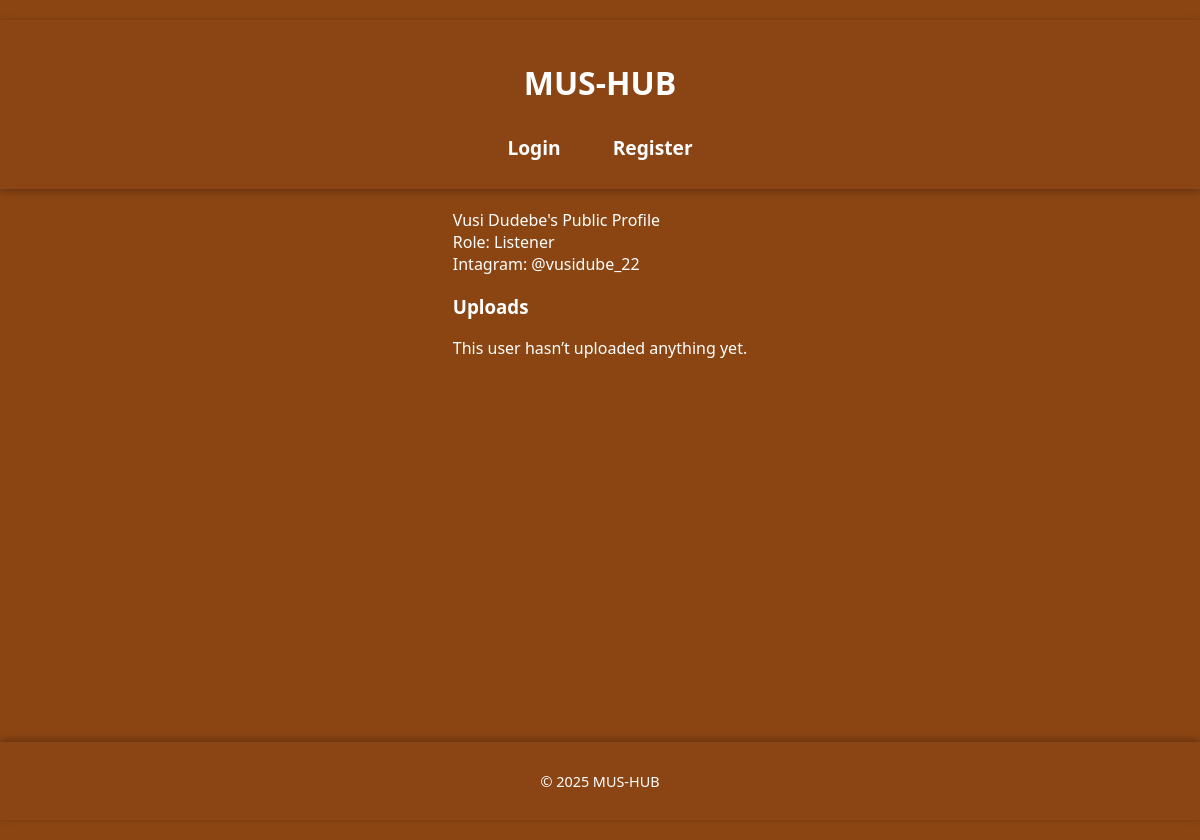
The page /user/3 on the database as committed earlier.
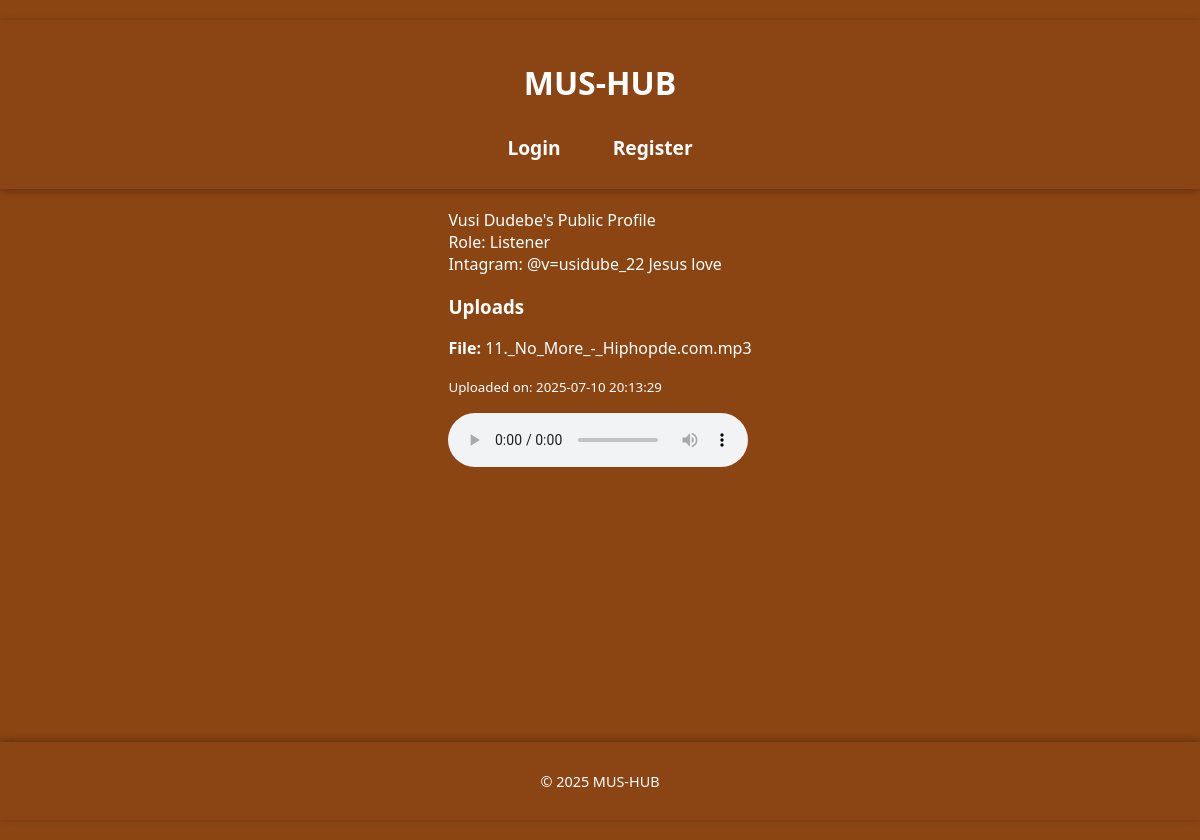
The same page on the database as committed later.
### app.py (models this page shows)
class User(db.Model):
    UserID = db.Column(db.Integer, primary_key=True)
    Username = db.Column(db.String(80), nullable=False)
    Email = db.Column(db.String(120), unique=True, nullable=False)
    Password = db.Column(db.String(200), nullable=False)
    Role = db.Column(db.String(20), nullable=False)
    Bio = db.Column(db.String(500))
    comments = db.relationship('Comment', backref='author', lazy=True)

class Content(db.Model):
    ContentID = db.Column(db.Integer, primary_key=True)
    UserID = db.Column(db.Integer, db.ForeignKey('user.UserID'), nullable=False)
    FilePath = db.Column(db.String(200), nullable=False)
    UploadDate = db.Column(db.DateTime, default=datetime.utcnow)
    user = db.relationship('User', backref='contents')

### app.py (the view)
@app.route('/user/<int:user_id>')
def public_profile(user_id):
    user = User.query.get_or_404(user_id)
    uploads = Content.query.filter_by(UserID=user_id).order_by(Content.UploadDate.desc()).all()
    return render_template('public_profile.html', user=user, uploads=uploads)

### app.py (called while the page is built)
@app.context_processor
def inject_now():
    return {
        'now': datetime.utcnow(),
        'current_user_id': session.get('user_id')
    }

### templates/public_profile.html (shortened to what this page needs)
{% extends "base.html" %}
{% block content %}
<div class="public-profile-container">
  <div class="public-header">{{ user.Username }}'s Public Profile</div>
  <div class="user-role">Role: {{ user.Role }}</div>
  <div class="user-bio">
    {{ user.Bio or "No bio provided yet." }}
  </div>
  <div class="uploads-section">
    <h3>Uploads</h3>
    {% if uploads %}
      {% for content in uploads %}
        <div class="upload-item">
          <p><strong>File:</strong> {{ content.FilePath }}</p>
          <p><small>Uploaded on: {{ content.UploadDate.strftime('%Y-%m-%d %H:%M:%S') }}</small></p>
          {% set ext = content.FilePath.split('.')[-1].lower() %}
          {% if ext in ['mp3', 'wav', 'ogg'] %}
            <audio controls>
              <source src="{{ url_for('static', filename='uploads/' ~ content.FilePath) }}" type="audio/{{ ext }}">
            </audio>
          {% elif ext in ['mp4', 'webm'] %}
            <video controls width="100%">
              <source src="{{ url_for('static', filename='uploads/' ~ content.FilePath) }}" type="video/{{ ext }}">
              Your browser does not support video playback.
            </video>
          {% else %}
            <p>Preview not available for this file type.</p>
          {% endif %}
        </div>
      {% endfor %}
    {% else %}
      <p>This user hasn’t uploaded anything yet.</p>
    {% endif %}
  </div>
</div>
{% endblock %}

### templates/base.html (shortened to what this page needs)
<!DOCTYPE html>
<html lang="en">
<head>
  <link rel="stylesheet" href="{{ url_for('static', filename='base.css') }}" />
</head>
<body>
  <header class="site-header">
    <div class="container">
      <h1 class="logo">MUS-HUB</h1>
      <nav>
        <ul class="nav-list" id="nav-list">
          {% if 'user_id' in session %}
            <li><a href="/">Home</a></li>
            <li><a href="/upload">Upload</a></li>
            <li><a href="{{ url_for('profile') }}">Profile</a></li>
            <li><a href="{{ url_for('logout') }}">Logout</a></li>
            <li class="search-container" id="search-container" tabindex="0" role="button" aria-label="Toggle search">
              <svg class="search-icon" xmlns="http://www.w3.org/2000/svg" viewBox="0 0 24 24">
                <path d="M15.5 14h-.79l-.28-.27a6.471 6.471 0 001.48-5.34C15.14 5.59 12.53 3 9.25 3S3.36 5.59 3.36 8.39c0 2.79 2.6 5.39 5.89 5.39 1.31 0 2.5-.51 3.38-1.34l.27.28v.79l4.25 4.25 1.5-1.5-4.25-4.25zm-6.25 0c-1.8 0-3.25-1.45-3.25-3.25S7.45 7.5 9.25 7.5 12.5 8.95 12.5 10.75 11.05 14 9.25 14z"/>
              </svg>
              <input
                type="text"
                id="search-input"
                name="q"
                placeholder="Search users or uploads..."
                aria-label="Search users or uploads"
                autocomplete="off"
                onkeydown="if(event.key === 'Enter'){ performSearch(); }"
              />
            </li>
          {% else %}
            <li><a href="{{ url_for('login') }}">Login</a></li>
            <li><a href="{{ url_for('register') }}">Register</a></li>
          {% endif %}
        </ul>
      </nav>
    </div>
  </header>
  <main class="container">
    {% block content %}{% endblock %}
  </main>
  <footer class="site-footer">
    <p>&copy; 2025 MUS-HUB</p>
  </footer>
</body>
</html>

### static/base.css (style rules this page uses)
body { margin: 0; min-height: 100vh; display: flex; flex-direction: column; justify-content: flex-start; align-items: center; background-color: hsl(25, 76%, 31%); background-image: url('https://images.unsplash.com/uploads/1412282232015a06e258a/4bdd2a58?fm=jpg&q=60&w=3000&ixlib=rb-4.1.0&ixid=M3wxMjA3fDB8MHxzZWFyY2h8N3x8bXVzaWMlMjBiYWNrZ3JvdW5kfGVufDB8fDB8fHww'); background-size: cover; background-position: center; animation: fade 6s ease-in-out infinite alternate; font-family: 'Segoe UI', Tahoma, Geneva, Verdana, sans-serif; color: #fff; padding: 20px 0; }
header { width: 100%; padding: 20px 0; text-align: center; background-color: rgba(139, 69, 19, 0.85); box-shadow: 0 2px 8px rgba(0,0,0,0.3); position: sticky; top: 0; z-index: 100; display: flex; flex-direction: column; align-items: center; gap: 15px; }
nav ul { list-style-type: none; padding: 0; margin: 0; width: 100%; display: flex; flex-direction: row; justify-content: center; gap: 20px; }
nav ul li { margin: 0; width: auto; text-align: center; }
nav a { color: #fff; text-decoration: none; font-weight: 700; font-size: 1.2rem; padding: 8px 16px; display: block; border-radius: 8px; transition: color 0.3s ease, background-color 0.3s ease; }
main { flex: 1; display: flex; flex-direction: column; justify-content: flex-start; align-items: center; padding: 20px 15px; width: 100%; max-width: 600px; box-sizing: border-box; gap: 25px; }
footer { width: 100%; padding: 15px 0; text-align: center; background-color: rgba(139, 69, 19, 0.85); font-size: 0.9rem; user-select: none; box-shadow: 0 -2px 8px rgba(0,0,0,0.3); margin-top: 30px; }

Rows that differ between the two databases and show on the page:
changed User "Vusi Dudebe": Bio "Intagram: @vusidube_22" → "Intagram: @v=usidube_22 Jesus love"
added Content: FilePath "11._No_More_-_Hiphopde.com.mp3", UploadDate "2025-07-10 20:13:29"
Other text that changed with them:
text no longer shown: "This user hasn’t uploaded anything yet."
